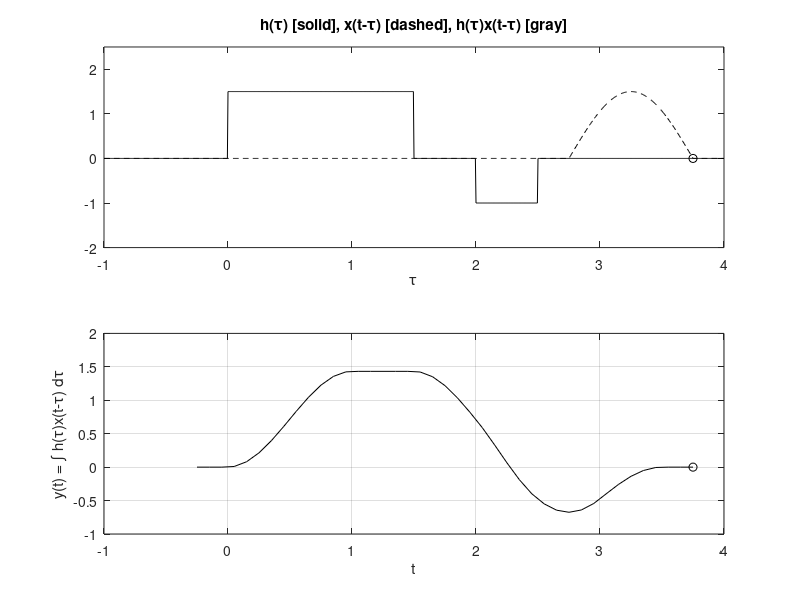

Write the MATLAB code that produced this figure.
% L2_B1.m : Chapter 2, MATLAB Program 4
% Script M-file graphically demonstrates the convolution process.

figure(1)  % Create figure window and make visible on screen
u = @(t) 1.0*(t>=0);
x = @(t) 1.5*sin(pi*t).*(u(t)-u(t-1));
h = @(t) 1.5*(u(t)-u(t-1.5))-u(t-2)+u(t-2.5);

dtau = 0.005; tau = -1:dtau:4;
ti = 0; tvec = -.25:.1:3.75;

y = NaN*zeros(1,length(tvec));  % Pre-allocate memory

for t = tvec
    ti = ti+1;  % Time index
    xh = x(t-tau).*h(tau); 
    lxh = length(xh);
    y(ti) = sum(xh.*dtau);  % Trapezoidal approximation of convolution integral
    
    subplot(2,1,1), plot(tau,h(tau),'k-',tau,x(t-tau),'k--',t,0,'ok');
    axis([tau(1) tau(end) -2.0 2.5]);
    
    patch([tau(1:end-1);tau(1:end-1);tau(2:end);tau(2:end)], ...
        [zeros(1,lxh-1);xh(1:end-1);xh(2:end);zeros(1,lxh-1)], ...
        [.8 .8 .8],'edgecolor','none');
    
    xlabel('\tau'); 
    title('h(\tau) [solid], x(t-\tau) [dashed], h(\tau)x(t-\tau) [gray]');
    
    c = get(gca,'children'); 
    set(gca,'children',[c(2);c(3);c(4);c(1)]);
    
    subplot(2,1,2), plot(tvec,y,'k',tvec(ti),y(ti),'ok');
    xlabel('t'); 
    ylabel('y(t) = \int h(\tau)x(t-\tau) d\tau');
    axis([tau(1) tau(end) -1.0 2.0]); 
    grid;
    drawnow;
end
